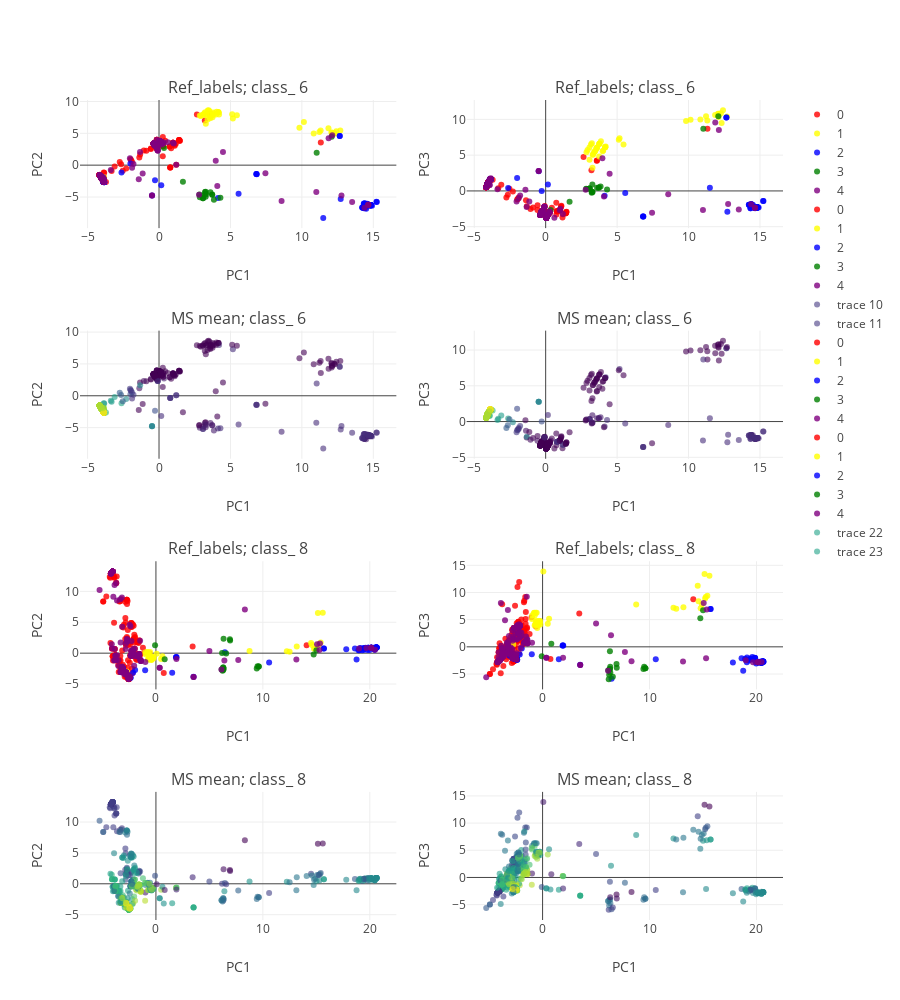

Notebook source saved alongside this figure:
### Markdown cell above
#### iii. Behind the scenes.

Extract genetic variation at the windows concerned. Study the clusters captured.

### Code cell
#from structure_tools.mstutorial_tools import class_structure_plot
plot_classes= target_class

## provide sample information
Name_idx= [list(RG_info[ID_col]).index(x) for x in names_sample]
code_vec= [RG_info[subset_col][x] for x in Name_idx]

Country_col= 'COUNTRY'
Country_vec= [RG_info[Country_col][x] for x in Name_idx]

Sample_info= ['<b>{}</b><br>{}, {}'.format(names_sample[x],code_vec[x],Country_vec[x]) for x in range(len(code_vec))]

class_structure_plot(Coordinates, Windows, Construct,
                     plot_classes= target_class,
                     Chr= Chr,
                        n_comp= 5,
                        height= 1000,
                        width= 900,
                        Col_vec= color_groups,
                         text= Sample_info,
                        coords= ref_dict)

### Figure 1 — Plotly figure (JSON) as saved in the notebook; plotly's stock layout.template omitted (floating-point values rounded to 4 significant figures; data arrays with more than 128 entries replaced by an {"elided": "..."} marker saying what was removed)
{"data": [{"marker": {"color": "red", "line": {"width": 0}, "opacity": 0.8, "size": 6, "symbol": "circle"}, "mode": "markers", "name": "0", "text": {"elided": "249 str values"}, "type": "scatter", "uid": "0a422549-14fb-48da-971a-c3b6d93a0999", "x": {"elided": "249 float values"}, "xaxis": "x", "y": {"elided": "249 float values"}, "yaxis": "y"}, {"marker": {"color": "yellow", "line": {"width": 0}, "opacity": 0.8, "size": 6, "symbol": "circle"}, "mode": "markers", "name": "1", "text": ["<b>B243</b><br>aus, China", "<b>IRIS_313-8283</b><br>aus, Bangladesh", "<b>IRIS_313-8641</b><br>aus, Bangladesh", "<b>IRIS_313-8655</b><br>aus, Pakistan", "<b>IRIS_313-8822</b><br>aus, Bangladesh", "<b>IRIS_313-9368</b><br>aus, Bangladesh", "<b>IRIS_313-9661</b><br>aus, Bangladesh", "<b>IRIS_313-10150</b><br>aus, India", "<b>IRIS_313-10587</b><br>aus, Bangladesh", "<b>IRIS_313-10593</b><br>aus, Bangladesh", "<b>IRIS_313-10595</b><br>aus, Bangladesh", "<b>IRIS_313-10606</b><br>aus, Bangladesh", "<b>IRIS_313-10734</b><br>aus, Nepal", "<b>IRIS_313-10735</b><br>aus, Nepal", "<b>IRIS_313-10861</b><br>aus, India", "<b>IRIS_313-10873</b><br>aus, India", "<b>IRIS_313-10876</b><br>aus, India", "<b>IRIS_313-10963</b><br>aus, Bangladesh", "<b>IRIS_313-10981</b><br>aus, Bangladesh", "<b>IRIS_313-11013</b><br>aus, Bangladesh", "<b>IRIS_313-11014</b><br>aus, Bangladesh", "<b>IRIS_313-11016</b><br>aus, Bangladesh", "<b>IRIS_313-11025</b><br>aus, Pakistan", "<b>IRIS_313-11028</b><br>aus, Pakistan", "<b>IRIS_313-11029</b><br>aus, Pakistan", "<b>IRIS_313-11051</b><br>aus, Bangladesh", "<b>IRIS_313-11052</b><br>aus, Bangladesh", "<b>IRIS_313-11058</b><br>aus, Bangladesh", "<b>IRIS_313-11061</b><br>aus, Bangladesh", "<b>IRIS_313-11063</b><br>aus, Bangladesh", "<b>IRIS_313-11067</b><br>aus, Bangladesh", "<b>IRIS_313-11111</b><br>aus, Bangladesh", "<b>IRIS_313-11168</b><br>aus, India", "<b>IRIS_313-11169</b><br>aus, India", "<b>IRIS_313-11191</b><br>aus, SriLanka", "<b>IRIS_313-11216</b><br>aus, Bangladesh", "<b>IRIS_313-11265</b><br>aus, India", "<b>IRIS_313-11272</b><br>aus, India", "<b>IRIS_313-11274</b><br>aus, India", "<b>IRIS_313-11353</b><br>aus, India", "<b>IRIS_313-11482</b><br>aus, Bangladesh", "<b>IRIS_313-11489</b><br>aus, India", "<b>IRIS_313-11629</b><br>aus, Nepal", "<b>IRIS_313-11963</b><br>aus, India", "<b>IRIS_313-12141</b><br>aus, Bangladesh"], "type": "scatter", "uid": "73650346-8335-40e0-962a-231ef46b1462", "x": [4.028, 12.31, 2.856, 11.22, -3.869, 3.41, 3.312, 3.476, 11.86, 3.746, 10.83, 3.069, 4.159, 4.16, 4.201, 5.17, 5.45, 3.17, 12.06, 3.528, 3.061, 3.233, 12.27, 2.931, 3.604, 12.69, 3.987, 11.31, 3.57, 4.161, 3.756, 9.826, 10.14, 3.397, -3.869, 12.41, 3.297, 3.583, 3.276, 12.11, 5.119, 3.777, 3.736, 12.1, 3.866], "xaxis": "x", "y": [8.372, 4.958, 7.799, 5.199, -2.619, 8.581, 7.985, 8.635, 5.811, 7.534, 4.964, 7.879, 8.293, 8.297, 7.96, 7.314, 7.852, 8.158, 5.125, 8.468, 7.894, 8.286, 5.032, 7.706, 7.946, 5.457, 7.961, 5.45, 7.515, 8.299, 7.892, 5.891, 6.778, 7.18, -1.87, 5.329, 7.942, 7.364, 6.514, 5.094, 7.997, 8.281, 7.866, 4.722, 8.122], "yaxis": "y"}, {"marker": {"color": "blue", "line": {"width": 0}, "opacity": 0.8, "size": 6, "symbol": "circle"}, "mode": "markers", "name": "2", "text": {"elided": "159 str values"}, "type": "scatter", "uid": "d2d2a7b2-d011-44a1-9062-d305b65cf45a", "x": {"elided": "159 float values"}, "xaxis": "x", "y": {"elided": "159 float values"}, "yaxis": "y"}, {"marker": {"color": "green", "line": {"width": 0}, "opacity": 0.8, "size": 6, "symbol": "circle"}, "mode": "markers", "name": "3", "text": ["<b>CX65</b><br>aro, Iran", "<b>CX67</b><br>aro, Iran", "<b>IRIS_313-8385</b><br>aro, India", "<b>IRIS_313-8656</b><br>aro, Pakistan", "<b>IRIS_313-8712</b><br>aro, India", "<b>IRIS_313-8747</b><br>aro, Iran", "<b>IRIS_313-8814</b><br>aro, Bhutan", "<b>IRIS_313-9170</b><br>aro, Bangladesh", "<b>IRIS_313-9978</b><br>aro, Madagascar", "<b>IRIS_313-10521</b><br>aro, India", "<b>IRIS_313-11062</b><br>aro, Bangladesh", "<b>IRIS_313-11069</b><br>aro, Bangladesh", "<b>IRIS_313-11259</b><br>aro, India", "<b>IRIS_313-11268</b><br>aro, India", "<b>IRIS_313-11289</b><br>aro, India", "<b>IRIS_313-11360</b><br>aro, India", "<b>IRIS_313-11567</b><br>aro, Nepal", "<b>IRIS_313-11625</b><br>aro, Nepal", "<b>IRIS_313-11627</b><br>aro, Nepal", "<b>IRIS_313-11826</b><br>aro, India"], "type": "scatter", "uid": "a046001e-7451-4b1e-b099-8ebfdbe4be09", "x": [3.259, 2.835, 3.283, 12.08, 3.725, 3.072, 3.075, 0.348, 3.078, 2.857, 3.223, 11.03, 3.599, 3.268, 3.719, 1.674, 3.236, -4.116, 4.296, 3.842], "xaxis": "x", "y": [-4.164, -4.59, -4.603, 4.445, -4.63, -4.82, -5.198, 2.694, -5.211, -5.023, -4.222, 1.946, -4.258, -4.958, -4.624, -2.59, -4.464, -1.656, -5.11, -5.433], "yaxis": "y"}, {"marker": {"color": "purple", "line": {"width": 0}, "opacity": 0.8, "size": 6, "symbol": "circle"}, "mode": "markers", "name": "4", "text": {"elided": "177 str values"}, "type": "scatter", "uid": "44f979d3-705c-44ef-92f5-e0c3d575972e", "x": {"elided": "177 float values"}, "xaxis": "x", "y": {"elided": "177 float values"}, "yaxis": "y"}, {"marker": {"color": "red", "line": {"width": 0}, "opacity": 0.8, "size": 6, "symbol": "circle"}, "mode": "markers", "name": "0", "text": {"elided": "249 str values"}, "type": "scatter", "uid": "88dcb10d-3f5b-4ab3-8172-d9989b0b98fd", "x": {"elided": "249 float values"}, "xaxis": "x2", "y": {"elided": "249 float values"}, "yaxis": "y2"}, {"marker": {"color": "yellow", "line": {"width": 0}, "opacity": 0.8, "size": 6, "symbol": "circle"}, "mode": "markers", "name": "1", "text": ["<b>B243</b><br>aus, China", "<b>IRIS_313-8283</b><br>aus, Bangladesh", "<b>IRIS_313-8641</b><br>aus, Bangladesh", "<b>IRIS_313-8655</b><br>aus, Pakistan", "<b>IRIS_313-8822</b><br>aus, Bangladesh", "<b>IRIS_313-9368</b><br>aus, Bangladesh", "<b>IRIS_313-9661</b><br>aus, Bangladesh", "<b>IRIS_313-10150</b><br>aus, India", "<b>IRIS_313-10587</b><br>aus, Bangladesh", "<b>IRIS_313-10593</b><br>aus, Bangladesh", "<b>IRIS_313-10595</b><br>aus, Bangladesh", "<b>IRIS_313-10606</b><br>aus, Bangladesh", "<b>IRIS_313-10734</b><br>aus, Nepal", "<b>IRIS_313-10735</b><br>aus, Nepal", "<b>IRIS_313-10861</b><br>aus, India", "<b>IRIS_313-10873</b><br>aus, India", "<b>IRIS_313-10876</b><br>aus, India", "<b>IRIS_313-10963</b><br>aus, Bangladesh", "<b>IRIS_313-10981</b><br>aus, Bangladesh", "<b>IRIS_313-11013</b><br>aus, Bangladesh", "<b>IRIS_313-11014</b><br>aus, Bangladesh", "<b>IRIS_313-11016</b><br>aus, Bangladesh", "<b>IRIS_313-11025</b><br>aus, Pakistan", "<b>IRIS_313-11028</b><br>aus, Pakistan", "<b>IRIS_313-11029</b><br>aus, Pakistan", "<b>IRIS_313-11051</b><br>aus, Bangladesh", "<b>IRIS_313-11052</b><br>aus, Bangladesh", "<b>IRIS_313-11058</b><br>aus, Bangladesh", "<b>IRIS_313-11061</b><br>aus, Bangladesh", "<b>IRIS_313-11063</b><br>aus, Bangladesh", "<b>IRIS_313-11067</b><br>aus, Bangladesh", "<b>IRIS_313-11111</b><br>aus, Bangladesh", "<b>IRIS_313-11168</b><br>aus, India", "<b>IRIS_313-11169</b><br>aus, India", "<b>IRIS_313-11191</b><br>aus, SriLanka", "<b>IRIS_313-11216</b><br>aus, Bangladesh", "<b>IRIS_313-11265</b><br>aus, India", "<b>IRIS_313-11272</b><br>aus, India", "<b>IRIS_313-11274</b><br>aus, India", "<b>IRIS_313-11353</b><br>aus, India", "<b>IRIS_313-11482</b><br>aus, Bangladesh", "<b>IRIS_313-11489</b><br>aus, India", "<b>IRIS_313-11629</b><br>aus, Nepal", "<b>IRIS_313-11963</b><br>aus, India", "<b>IRIS_313-12141</b><br>aus, Bangladesh"], "type": "scatter", "uid": "352d2a9e-7769-4fa2-b188-60e33916c2d7", "x": [4.028, 12.31, 2.856, 11.22, -3.869, 3.41, 3.312, 3.476, 11.86, 3.746, 10.83, 3.069, 4.159, 4.16, 4.201, 5.17, 5.45, 3.17, 12.06, 3.528, 3.061, 3.233, 12.27, 2.931, 3.604, 12.69, 3.987, 11.31, 3.57, 4.161, 3.756, 9.826, 10.14, 3.397, -3.869, 12.41, 3.297, 3.583, 3.276, 12.11, 5.119, 3.777, 3.736, 12.1, 3.866], "xaxis": "x2", "y": [5.649, 9.479, 5.393, 10.43, 1.658, 5.437, 5.109, 5.594, 10.61, 4.814, 9.984, 4.341, 6.098, 6.103, 6.208, 7.348, 6.485, 6.491, 10.78, 5.853, 6.078, 6.68, 10.84, 5.721, 6.068, 10.42, 5.551, 9.831, 5.994, 6.105, 6.595, 9.784, 9.947, 5.443, 1.65, 11.29, 5.065, 6.021, 3.253, 10.78, 7.16, 6.619, 6.517, 10.32, 6.937], "yaxis": "y2"}, {"marker": {"color": "blue", "line": {"width": 0}, "opacity": 0.8, "size": 6, "symbol": "circle"}, "mode": "markers", "name": "2", "text": {"elided": "159 str values"}, "type": "scatter", "uid": "5c00ea77-df1d-4273-b22f-99cbcf254622", "x": {"elided": "159 float values"}, "xaxis": "x2", "y": {"elided": "159 float values"}, "yaxis": "y2"}, {"marker": {"color": "green", "line": {"width": 0}, "opacity": 0.8, "size": 6, "symbol": "circle"}, "mode": "markers", "name": "3", "text": ["<b>CX65</b><br>aro, Iran", "<b>CX67</b><br>aro, Iran", "<b>IRIS_313-8385</b><br>aro, India", "<b>IRIS_313-8656</b><br>aro, Pakistan", "<b>IRIS_313-8712</b><br>aro, India", "<b>IRIS_313-8747</b><br>aro, Iran", "<b>IRIS_313-8814</b><br>aro, Bhutan", "<b>IRIS_313-9170</b><br>aro, Bangladesh", "<b>IRIS_313-9978</b><br>aro, Madagascar", "<b>IRIS_313-10521</b><br>aro, India", "<b>IRIS_313-11062</b><br>aro, Bangladesh", "<b>IRIS_313-11069</b><br>aro, Bangladesh", "<b>IRIS_313-11259</b><br>aro, India", "<b>IRIS_313-11268</b><br>aro, India", "<b>IRIS_313-11289</b><br>aro, India", "<b>IRIS_313-11360</b><br>aro, India", "<b>IRIS_313-11567</b><br>aro, Nepal", "<b>IRIS_313-11625</b><br>aro, Nepal", "<b>IRIS_313-11627</b><br>aro, Nepal", "<b>IRIS_313-11826</b><br>aro, India"], "type": "scatter", "uid": "58f74dc9-d475-4d50-99ab-d58cbb8ea9ca", "x": [3.259, 2.835, 3.283, 12.08, 3.725, 3.072, 3.075, 0.348, 3.078, 2.857, 3.223, 11.03, 3.599, 3.268, 3.719, 1.674, 3.236, -4.116, 4.296, 3.842], "xaxis": "x2", "y": [-0.131, 0.2876, -0.1517, 10.45, 0.4644, 0.3485, 0.3352, -2.649, 0.3344, 0.2672, -0.2551, 8.677, 0.4491, 0.8843, 0.4547, -1.504, -0.154, 0.6993, 0.2008, 0.6076], "yaxis": "y2"}, {"marker": {"color": "purple", "line": {"width": 0}, "opacity": 0.8, "size": 6, "symbol": "circle"}, "mode": "markers", "name": "4", "text": {"elided": "177 str values"}, "type": "scatter", "uid": "2e900495-ef41-48e0-90ef-cd77a516c9cb", "x": {"elided": "177 float values"}, "xaxis": "x2", "y": {"elided": "177 float values"}, "yaxis": "y2"}, {"marker": {"color": {"elided": "650 float values"}, "colorscale": "Viridis", "line": {"width": 0}, "opacity": 0.6, "size": 6, "symbol": "circle"}, "mode": "markers", "type": "scatter", "uid": "7db31a7c-8010-4e21-b570-8527cda631be", "x": {"elided": "650 float values"}, "xaxis": "x3", "y": {"elided": "650 float values"}, "yaxis": "y3"}, {"marker": {"color": {"elided": "650 float values"}, "colorscale": "Viridis", "line": {"width": 0}, "opacity": 0.6, "size": 6, "symbol": "circle"}, "mode": "markers", "type": "scatter", "uid": "6b078a0b-eb0f-47bd-9471-33c24e7e0e7c", "x": {"elided": "650 float values"}, "xaxis": "x4", "y": {"elided": "650 float values"}, "yaxis": "y4"}, {"marker": {"color": "red", "line": {"width": 0}, "opacity": 0.8, "size": 6, "symbol": "circle"}, "mode": "markers", "name": "0", "text": {"elided": "249 str values"}, "type": "scatter", "uid": "36e2068e-a609-4c63-aa6e-db892eda534d", "x": {"elided": "249 float values"}, "xaxis": "x5", "y": {"elided": "249 float values"}, "yaxis": "y5"}, {"marker": {"color": "yellow", "line": {"width": 0}, "opacity": 0.8, "size": 6, "symbol": "circle"}, "mode": "markers", "name": "1", "text": ["<b>B243</b><br>aus, China", "<b>IRIS_313-8283</b><br>aus, Bangladesh", "<b>IRIS_313-8641</b><br>aus, Bangladesh", "<b>IRIS_313-8655</b><br>aus, Pakistan", "<b>IRIS_313-8822</b><br>aus, Bangladesh", "<b>IRIS_313-9368</b><br>aus, Bangladesh", "<b>IRIS_313-9661</b><br>aus, Bangladesh", "<b>IRIS_313-10150</b><br>aus, India", "<b>IRIS_313-10587</b><br>aus, Bangladesh", "<b>IRIS_313-10593</b><br>aus, Bangladesh", "<b>IRIS_313-10595</b><br>aus, Bangladesh", "<b>IRIS_313-10606</b><br>aus, Bangladesh", "<b>IRIS_313-10734</b><br>aus, Nepal", "<b>IRIS_313-10735</b><br>aus, Nepal", "<b>IRIS_313-10861</b><br>aus, India", "<b>IRIS_313-10873</b><br>aus, India", "<b>IRIS_313-10876</b><br>aus, India", "<b>IRIS_313-10963</b><br>aus, Bangladesh", "<b>IRIS_313-10981</b><br>aus, Bangladesh", "<b>IRIS_313-11013</b><br>aus, Bangladesh", "<b>IRIS_313-11014</b><br>aus, Bangladesh", "<b>IRIS_313-11016</b><br>aus, Bangladesh", "<b>IRIS_313-11025</b><br>aus, Pakistan", "<b>IRIS_313-11028</b><br>aus, Pakistan", "<b>IRIS_313-11029</b><br>aus, Pakistan", "<b>IRIS_313-11051</b><br>aus, Bangladesh", "<b>IRIS_313-11052</b><br>aus, Bangladesh", "<b>IRIS_313-11058</b><br>aus, Bangladesh", "<b>IRIS_313-11061</b><br>aus, Bangladesh", "<b>IRIS_313-11063</b><br>aus, Bangladesh", "<b>IRIS_313-11067</b><br>aus, Bangladesh", "<b>IRIS_313-11111</b><br>aus, Bangladesh", "<b>IRIS_313-11168</b><br>aus, India", "<b>IRIS_313-11169</b><br>aus, India", "<b>IRIS_313-11191</b><br>aus, SriLanka", "<b>IRIS_313-11216</b><br>aus, Bangladesh", "<b>IRIS_313-11265</b><br>aus, India", "<b>IRIS_313-11272</b><br>aus, India", "<b>IRIS_313-11274</b><br>aus, India", "<b>IRIS_313-11353</b><br>aus, India", "<b>IRIS_313-11482</b><br>aus, Bangladesh", "<b>IRIS_313-11489</b><br>aus, India", "<b>IRIS_313-11629</b><br>aus, Nepal", "<b>IRIS_313-11963</b><br>aus, India", "<b>IRIS_313-12141</b><br>aus, Bangladesh"], "type": "scatter", "uid": "037b5702-f7b6-484a-b9af-df34128a91cd", "x": [-0.5507, 14.51, -0.967, 12.24, -2.448, -0.7966, -0.5927, -0.7801, 14.9, -0.41, 12.5, -0.9873, -0.2564, -0.2602, -0.2128, 0.4867, 0.607, -0.5849, 15.6, -0.5064, -0.6931, -0.6194, 15.26, -0.7403, -0.7318, 15.41, -0.3102, 14.78, -0.3929, -0.2836, -0.3764, 13.17, 8.753, -0.4463, -2.732, 15.14, -0.5684, -0.4147, -0.4982, 14.58, 0.07159, -0.6511, -0.4102, 15.2, -0.3977], "xaxis": "x5", "y": [0.1722, 1.638, -0.1764, 0.3262, -3.97, 0.1451, -0.6749, 0.1597, 0.7962, -0.6905, 0.2368, 0.1459, -0.6667, -0.6746, -0.8358, -0.9553, -0.4867, -1.012, 6.54, -0.6954, -0.9936, -1.015, 1.412, -1.002, -0.1298, 1.738, -0.6755, 0.7056, -0.9921, -0.6429, -0.9665, 1.062, 0.3675, -0.9993, -2.955, 6.483, -0.6968, -1.093, -0.6711, 1.333, -0.09124, -0.1465, -0.9925, 1.405, -0.9657], "yaxis": "y5"}, {"marker": {"color": "blue", "line": {"width": 0}, "opacity": 0.8, "size": 6, "symbol": "circle"}, "mode": "markers", "name": "2", "text": {"elided": "159 str values"}, "type": "scatter", "uid": "9bbb847e-f3dc-44ea-bd54-d5b59dac2883", "x": {"elided": "159 float values"}, "xaxis": "x5", "y": {"elided": "159 float values"}, "yaxis": "y5"}, {"marker": {"color": "green", "line": {"width": 0}, "opacity": 0.8, "size": 6, "symbol": "circle"}, "mode": "markers", "name": "3", "text": ["<b>CX65</b><br>aro, Iran", "<b>CX67</b><br>aro, Iran", "<b>IRIS_313-8385</b><br>aro, India", "<b>IRIS_313-8656</b><br>aro, Pakistan", "<b>IRIS_313-8712</b><br>aro, India", "<b>IRIS_313-8747</b><br>aro, Iran", "<b>IRIS_313-8814</b><br>aro, Bhutan", "<b>IRIS_313-9170</b><br>aro, Bangladesh", "<b>IRIS_313-9978</b><br>aro, Madagascar", "<b>IRIS_313-10521</b><br>aro, India", "<b>IRIS_313-11062</b><br>aro, Bangladesh", "<b>IRIS_313-11069</b><br>aro, Bangladesh", "<b>IRIS_313-11259</b><br>aro, India", "<b>IRIS_313-11268</b><br>aro, India", "<b>IRIS_313-11289</b><br>aro, India", "<b>IRIS_313-11360</b><br>aro, India", "<b>IRIS_313-11567</b><br>aro, Nepal", "<b>IRIS_313-11625</b><br>aro, Nepal", "<b>IRIS_313-11627</b><br>aro, Nepal", "<b>IRIS_313-11826</b><br>aro, India"], "type": "scatter", "uid": "da14007c-0785-4051-8a33-9b5ad8e077b6", "x": [6.303, 6.149, 6.186, 15.01, 9.614, 6.914, 6.297, -0.07814, 6.935, 6.229, 6.278, 14.75, 9.5, 9.428, 9.613, 0.8177, 6.336, -3.184, 6.326, 6.569], "xaxis": "x5", "y": [-2.324, -2.65, 0.009904, 0.4568, -2.163, 2.235, -2.709, 1.301, 2.068, -2.855, -2.321, -0.2011, -2.117, -2.475, -2.164, -0.9854, -2.512, -2.304, 2.352, -0.05669], "yaxis": "y5"}, {"marker": {"color": "purple", "line": {"width": 0}, "opacity": 0.8, "size": 6, "symbol": "circle"}, "mode": "markers", "name": "4", "text": {"elided": "177 str values"}, "type": "scatter", "uid": "4639774e-e040-4bc4-860a-4a9ab274558d", "x": {"elided": "177 float values"}, "xaxis": "x5", "y": {"elided": "177 float values"}, "yaxis": "y5"}, {"marker": {"color": "red", "line": {"width": 0}, "opacity": 0.8, "size": 6, "symbol": "circle"}, "mode": "markers", "name": "0", "text": {"elided": "249 str values"}, "type": "scatter", "uid": "2b7d9eb6-5f01-4791-941f-9425ff2b3f4e", "x": {"elided": "249 float values"}, "xaxis": "x6", "y": {"elided": "249 float values"}, "yaxis": "y6"}, {"marker": {"color": "yellow", "line": {"width": 0}, "opacity": 0.8, "size": 6, "symbol": "circle"}, "mode": "markers", "name": "1", "text": ["<b>B243</b><br>aus, China", "<b>IRIS_313-8283</b><br>aus, Bangladesh", "<b>IRIS_313-8641</b><br>aus, Bangladesh", "<b>IRIS_313-8655</b><br>aus, Pakistan", "<b>IRIS_313-8822</b><br>aus, Bangladesh", "<b>IRIS_313-9368</b><br>aus, Bangladesh", "<b>IRIS_313-9661</b><br>aus, Bangladesh", "<b>IRIS_313-10150</b><br>aus, India", "<b>IRIS_313-10587</b><br>aus, Bangladesh", "<b>IRIS_313-10593</b><br>aus, Bangladesh", "<b>IRIS_313-10595</b><br>aus, Bangladesh", "<b>IRIS_313-10606</b><br>aus, Bangladesh", "<b>IRIS_313-10734</b><br>aus, Nepal", "<b>IRIS_313-10735</b><br>aus, Nepal", "<b>IRIS_313-10861</b><br>aus, India", "<b>IRIS_313-10873</b><br>aus, India", "<b>IRIS_313-10876</b><br>aus, India", "<b>IRIS_313-10963</b><br>aus, Bangladesh", "<b>IRIS_313-10981</b><br>aus, Bangladesh", "<b>IRIS_313-11013</b><br>aus, Bangladesh", "<b>IRIS_313-11014</b><br>aus, Bangladesh", "<b>IRIS_313-11016</b><br>aus, Bangladesh", "<b>IRIS_313-11025</b><br>aus, Pakistan", "<b>IRIS_313-11028</b><br>aus, Pakistan", "<b>IRIS_313-11029</b><br>aus, Pakistan", "<b>IRIS_313-11051</b><br>aus, Bangladesh", "<b>IRIS_313-11052</b><br>aus, Bangladesh", "<b>IRIS_313-11058</b><br>aus, Bangladesh", "<b>IRIS_313-11061</b><br>aus, Bangladesh", "<b>IRIS_313-11063</b><br>aus, Bangladesh", "<b>IRIS_313-11067</b><br>aus, Bangladesh", "<b>IRIS_313-11111</b><br>aus, Bangladesh", "<b>IRIS_313-11168</b><br>aus, India", "<b>IRIS_313-11169</b><br>aus, India", "<b>IRIS_313-11191</b><br>aus, SriLanka", "<b>IRIS_313-11216</b><br>aus, Bangladesh", "<b>IRIS_313-11265</b><br>aus, India", "<b>IRIS_313-11272</b><br>aus, India", "<b>IRIS_313-11274</b><br>aus, India", "<b>IRIS_313-11353</b><br>aus, India", "<b>IRIS_313-11482</b><br>aus, Bangladesh", "<b>IRIS_313-11489</b><br>aus, India", "<b>IRIS_313-11629</b><br>aus, Nepal", "<b>IRIS_313-11963</b><br>aus, India", "<b>IRIS_313-12141</b><br>aus, Bangladesh"], "type": "scatter", "uid": "29440b8e-49bb-4b5c-9da7-c437be3237ef", "x": [-0.5507, 14.51, -0.967, 12.24, -2.448, -0.7966, -0.5927, -0.7801, 14.9, -0.41, 12.5, -0.9873, -0.2564, -0.2602, -0.2128, 0.4867, 0.607, -0.5849, 15.6, -0.5064, -0.6931, -0.6194, 15.26, -0.7403, -0.7318, 15.41, -0.3102, 14.78, -0.3929, -0.2836, -0.3764, 13.17, 8.753, -0.4463, -2.732, 15.14, -0.5684, -0.4147, -0.4982, 14.58, 0.07159, -0.6511, -0.4102, 15.2, -0.3977], "xaxis": "x6", "y": [6.284, 11.26, 5.82, 7.17, -2.013, 6.241, 4.157, 6.274, 7.805, 3.976, 6.992, 5.136, 4.729, 4.75, 4.117, 4.224, 5.184, 4.795, 13.06, 4.677, 4.158, 4.579, 9.146, 3.932, 5.83, 9.4, 4.487, 7.108, 4.576, 4.538, 4.635, 7.291, 7.806, 4.313, 0.4181, 13.39, 4.298, 4.063, 3.442, 8.407, 13.88, 6.286, 4.467, 8.875, 4.481], "yaxis": "y6"}, {"marker": {"color": "blue", "line": {"width": 0}, "opacity": 0.8, "size": 6, "symbol": "circle"}, "mode": "markers", "name": "2", "text": {"elided": "159 str values"}, "type": "scatter", "uid": "f88bc37b-4cf1-4567-8734-32a2cf29ac8b", "x": {"elided": "159 float values"}, "xaxis": "x6", "y": {"elided": "159 float values"}, "yaxis": "y6"}, {"marker": {"color": "green", "line": {"width": 0}, "opacity": 0.8, "size": 6, "symbol": "circle"}, "mode": "markers", "name": "3", "text": ["<b>CX65</b><br>aro, Iran", "<b>CX67</b><br>aro, Iran", "<b>IRIS_313-8385</b><br>aro, India", "<b>IRIS_313-8656</b><br>aro, Pakistan", "<b>IRIS_313-8712</b><br>aro, India", "<b>IRIS_313-8747</b><br>aro, Iran", "<b>IRIS_313-8814</b><br>aro, Bhutan", "<b>IRIS_313-9170</b><br>aro, Bangladesh", "<b>IRIS_313-9978</b><br>aro, Madagascar", "<b>IRIS_313-10521</b><br>aro, India", "<b>IRIS_313-11062</b><br>aro, Bangladesh", "<b>IRIS_313-11069</b><br>aro, Bangladesh", "<b>IRIS_313-11259</b><br>aro, India", "<b>IRIS_313-11268</b><br>aro, India", "<b>IRIS_313-11289</b><br>aro, India", "<b>IRIS_313-11360</b><br>aro, India", "<b>IRIS_313-11567</b><br>aro, Nepal", "<b>IRIS_313-11625</b><br>aro, Nepal", "<b>IRIS_313-11627</b><br>aro, Nepal", "<b>IRIS_313-11826</b><br>aro, India"], "type": "scatter", "uid": "a7b2a23f-3707-414d-98d0-9b3b8eb4dca3", "x": [6.303, 6.149, 6.186, 15.01, 9.614, 6.914, 6.297, -0.07814, 6.935, 6.229, 6.278, 14.75, 9.5, 9.428, 9.613, 0.8177, 6.336, -3.184, 6.326, 6.569], "xaxis": "x6", "y": [-4.032, -4.294, -5.96, 6.745, -3.923, -3.147, -0.8001, -1.753, -3.867, -5.141, -4.138, 5.269, -3.662, -4.097, -3.927, 0.5798, -4.768, -1.124, -3.649, -5.512], "yaxis": "y6"}, {"marker": {"color": "purple", "line": {"width": 0}, "opacity": 0.8, "size": 6, "symbol": "circle"}, "mode": "markers", "name": "4", "text": {"elided": "177 str values"}, "type": "scatter", "uid": "2550bc72-3a41-47e3-bb67-1325e4d3ab59", "x": {"elided": "177 float values"}, "xaxis": "x6", "y": {"elided": "177 float values"}, "yaxis": "y6"}, {"marker": {"color": {"elided": "650 float values"}, "colorscale": "Viridis", "line": {"width": 0}, "opacity": 0.6, "size": 6, "symbol": "circle"}, "mode": "markers", "type": "scatter", "uid": "52c2d212-e761-457f-8ff3-092dd948d11b", "x": {"elided": "650 float values"}, "xaxis": "x7", "y": {"elided": "650 float values"}, "yaxis": "y7"}, {"marker": {"color": {"elided": "650 float values"}, "colorscale": "Viridis", "line": {"width": 0}, "opacity": 0.6, "size": 6, "symbol": "circle"}, "mode": "markers", "type": "scatter", "uid": "cfea562c-9e9c-4b01-8ab3-4aabc913e8ca", "x": {"elided": "650 float values"}, "xaxis": "x8", "y": {"elided": "650 float values"}, "yaxis": "y8"}], "layout": {"annotations": [{"font": {"size": 16}, "showarrow": false, "text": "Ref_labels; class_ 6", "x": 0.225, "xanchor": "center", "xref": "paper", "y": 1, "yanchor": "bottom", "yref": "paper"}, {"font": {"size": 16}, "showarrow": false, "text": "Ref_labels; class_ 6", "x": 0.775, "xanchor": "center", "xref": "paper", "y": 1, "yanchor": "bottom", "yref": "paper"}, {"font": {"size": 16}, "showarrow": false, "text": "MS mean; class_ 6", "x": 0.225, "xanchor": "center", "xref": "paper", "y": 0.7188, "yanchor": "bottom", "yref": "paper"}, {"font": {"size": 16}, "showarrow": false, "text": "MS mean; class_ 6", "x": 0.775, "xanchor": "center", "xref": "paper", "y": 0.7188, "yanchor": "bottom", "yref": "paper"}, {"font": {"size": 16}, "showarrow": false, "text": "Ref_labels; class_ 8", "x": 0.225, "xanchor": "center", "xref": "paper", "y": 0.4375, "yanchor": "bottom", "yref": "paper"}, {"font": {"size": 16}, "showarrow": false, "text": "Ref_labels; class_ 8", "x": 0.775, "xanchor": "center", "xref": "paper", "y": 0.4375, "yanchor": "bottom", "yref": "paper"}, {"font": {"size": 16}, "showarrow": false, "text": "MS mean; class_ 8", "x": 0.225, "xanchor": "center", "xref": "paper", "y": 0.1562, "yanchor": "bottom", "yref": "paper"}, {"font": {"size": 16}, "showarrow": false, "text": "MS mean; class_ 8", "x": 0.775, "xanchor": "center", "xref": "paper", "y": 0.1562, "yanchor": "bottom", "yref": "paper"}], "height": 1000, "width": 900, "xaxis": {"anchor": "y", "domain": [0, 0.45], "title": "PC1"}, "xaxis2": {"anchor": "y2", "domain": [0.55, 1], "title": "PC1"}, "xaxis3": {"anchor": "y3", "domain": [0, 0.45], "title": "PC1"}, "xaxis4": {"anchor": "y4", "domain": [0.55, 1], "title": "PC1"}, "xaxis5": {"anchor": "y5", "domain": [0, 0.45], "title": "PC1"}, "xaxis6": {"anchor": "y6", "domain": [0.55, 1], "title": "PC1"}, "xaxis7": {"anchor": "y7", "domain": [0, 0.45], "title": "PC1"}, "xaxis8": {"anchor": "y8", "domain": [0.55, 1], "title": "PC1"}, "yaxis": {"anchor": "x", "domain": [0.8438, 1], "title": "PC2"}, "yaxis2": {"anchor": "x2", "domain": [0.8438, 1], "title": "PC3"}, "yaxis3": {"anchor": "x3", "domain": [0.5625, 0.7188], "title": "PC2"}, "yaxis4": {"anchor": "x4", "domain": [0.5625, 0.7188], "title": "PC3"}, "yaxis5": {"anchor": "x5", "domain": [0.2812, 0.4375], "title": "PC2"}, "yaxis6": {"anchor": "x6", "domain": [0.2812, 0.4375], "title": "PC3"}, "yaxis7": {"anchor": "x7", "domain": [0, 0.1562], "title": "PC2"}, "yaxis8": {"anchor": "x8", "domain": [0, 0.1562], "title": "PC3"}}}
